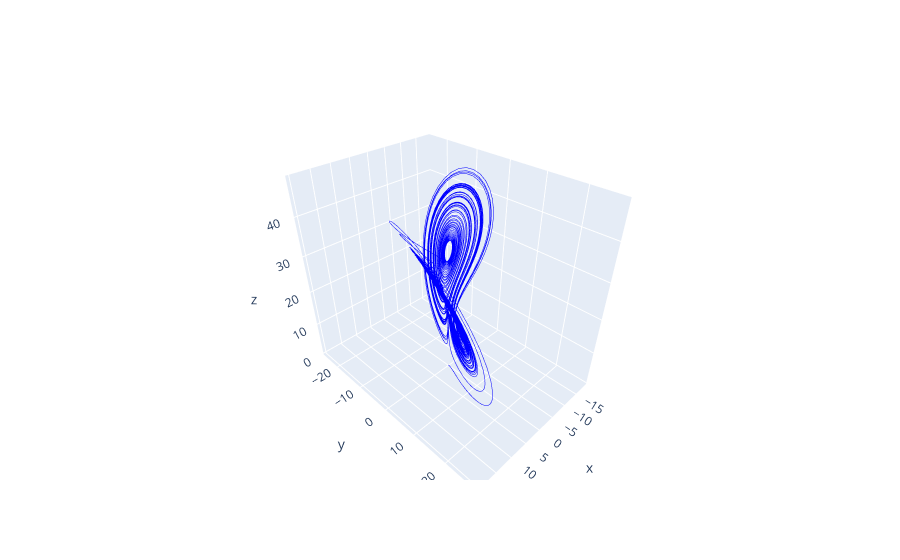

The cell this chart's notebook holds for it:
### Code cell
sim = LorenzSimulation(
    sigma=10.0,
    rho=28.0,
    beta=8.0 / 3.0,
    t_span=t_span,
    n_t_steps=n_t_steps,
    X0=[1.0, 1.0, 1.0]
)

sol = sim.run()
sim.plot_solution()
sim.save("lorenz-results.npz")

### Figure 1 — Plotly figure (JSON) as saved in the notebook; plotly's stock layout.template omitted (floating-point values rounded to 4 significant figures; data arrays with more than 128 entries replaced by an {"elided": "..."} marker saying what was removed)
{"data": [{"line": {"color": "blue", "width": 1}, "mode": "lines", "type": "scatter3d", "x": {"elided": "10000 float values"}, "y": {"elided": "10000 float values"}, "z": {"elided": "10000 float values"}}], "layout": {"scene": {"xaxis": {"title": {"text": "x"}}, "yaxis": {"title": {"text": "y"}}, "zaxis": {"title": {"text": "z"}}}}}
